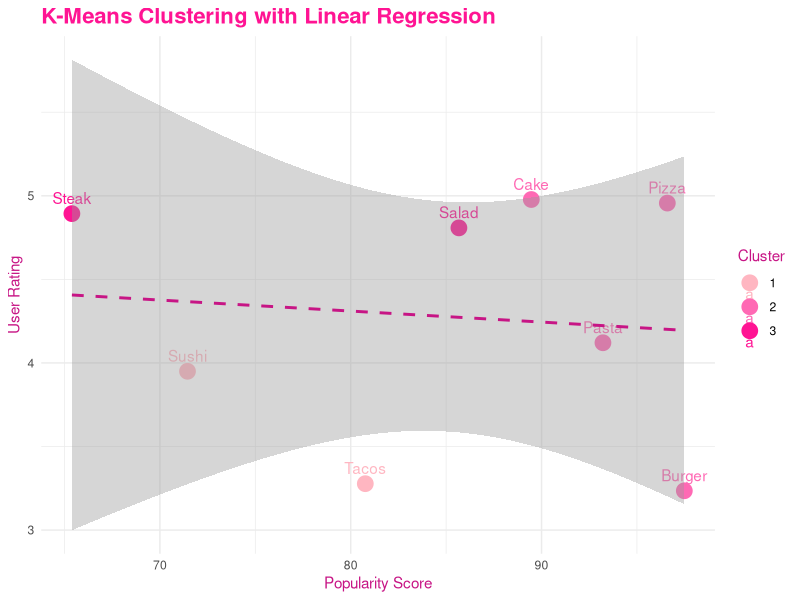
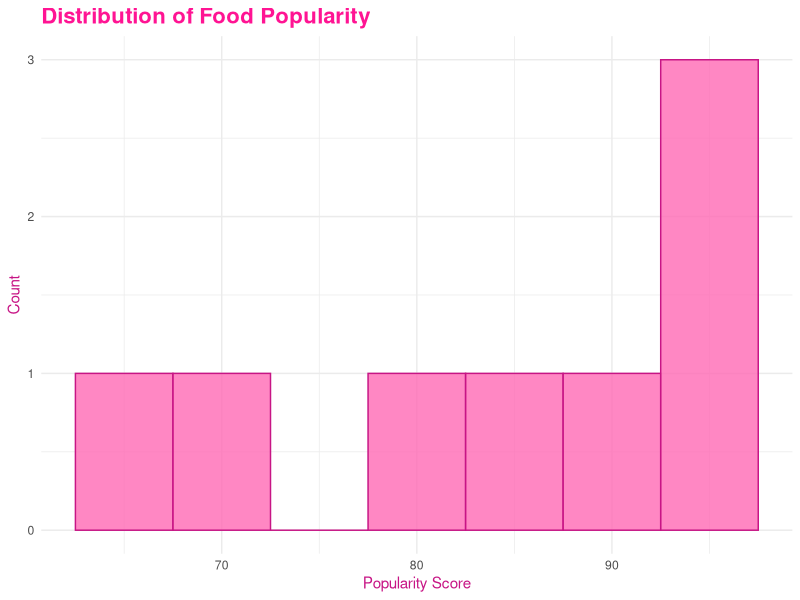
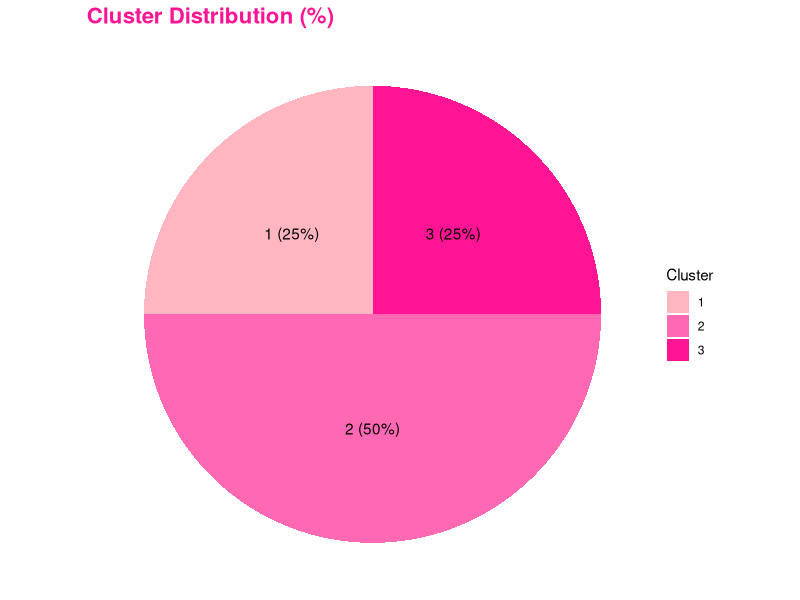

Reproduce these figures in R, in order.
# Install & load required packages
if (!require(ggplot2)) install.packages("ggplot2")
library(ggplot2)

# Create dataset
set.seed(42)
food_data <- data.frame(
  Food = c("Pizza", "Burger", "Sushi", "Pasta", "Salad", "Tacos", "Cake", "Steak"),
  Popularity = runif(8, 60, 100),
  Price = runif(8, 5, 40),
  Rating = runif(8, 3.0, 5.0)
)

# Prepare numeric features for clustering
features <- scale(food_data[, c("Popularity", "Price", "Rating")])

# Apply K-means clustering
set.seed(42)
kmeans_model <- kmeans(features, centers = 3, nstart = 25)

# Attach cluster labels
food_data$Cluster <- as.factor(kmeans_model$cluster)


# SCATTER PLOT + LINEAR REGRESSION
ggplot(food_data, aes(x = Popularity, y = Rating, color = Cluster, label = Food)) +
  geom_point(size = 5) +
  geom_text(vjust = -0.8) +
  geom_smooth(method = "lm", se = TRUE, color = "#C71585", linetype = "dashed") +
  scale_color_manual(values = c("#FFB6C1", "#FF69B4", "#FF1493")) +
  labs(
    title = "K-Means Clustering with Linear Regression",
    x = "Popularity Score",
    y = "User Rating"
  ) +
  theme_minimal() +
  theme(
    plot.title = element_text(color = "#FF1493", size = 16, face = "bold"),
    axis.title = element_text(color = "#C71585"),
    legend.title = element_text(color = "#C71585")
  )

# -------------------------------
# HISTOGRAM (POPULARITY DISTRIBUTION)
# -------------------------------
ggplot(food_data, aes(x = Popularity)) +
  geom_histogram(
    binwidth = 5,
    fill = "#FF69B4",
    color = "#C71585",
    alpha = 0.8
  ) +
  labs(
    title = "Distribution of Food Popularity",
    x = "Popularity Score",
    y = "Count"
  ) +
  theme_minimal() +
  theme(
    plot.title = element_text(color = "#FF1493", size = 16, face = "bold"),
    axis.title = element_text(color = "#C71585")
  )

# PIE CHART (CLUSTER PERCENTAGES)

cluster_counts <- as.data.frame(table(food_data$Cluster))
colnames(cluster_counts) <- c("Cluster", "Count")

# Calculate percentages
cluster_counts$Percentage <- (cluster_counts$Count / sum(cluster_counts$Count)) * 100
cluster_counts$Label <- paste0(cluster_counts$Cluster, " (", round(cluster_counts$Percentage, 1), "%)")

ggplot(cluster_counts, aes(x = "", y = Count, fill = Cluster)) +
  geom_bar(stat = "identity", width = 1) +
  coord_polar(theta = "y") +
  geom_text(aes(label = Label), position = position_stack(vjust = 0.5)) +
  scale_fill_manual(values = c("#FFB6C1", "#FF69B4", "#FF1493")) +
  labs(title = "Cluster Distribution (%)") +
  theme_void() +
  theme(
    plot.title = element_text(color = "#FF1493", size = 16, face = "bold")
  )

# END OF SCRIPT
